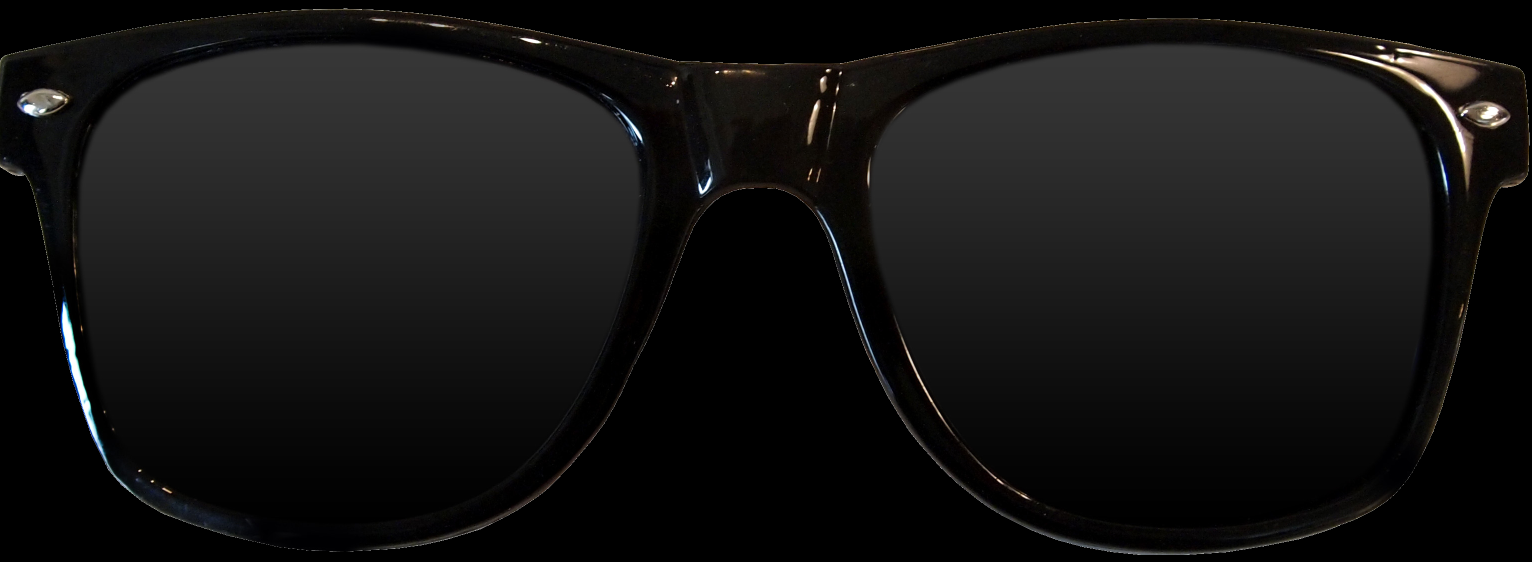
#> input picture images/sunglasses.png, 3064 x 1123 px (shown at 1/2 size)
$ jupyter execute Filters.ipynb
#> lines starting #> are read from the running program, lines starting #| are printed output that depends on the picture; after the words box and inside, x2 and y2 are one past the last pixel; in counts of white or black regions, pixels touching at a corner belong together; pictures that were not available may be replaced by others from this repository, and a replacement may not be noted
[cell 1]
import matplotlib.image as mpimg
import matplotlib.pyplot as plt
import pandas as pd
import os
import cv2
import numpy as np

[cell 2]
sunglasses = cv2.imread('images/sunglasses.png',cv2.IMREAD_UNCHANGED)
#> sunglasses is the input picture: shape (1123, 3064, 4); mean B, G, R, A 18.7, 19.1, 19.5, 184.3
plt.imshow(sunglasses)
print("Image Size :",sunglasses.shape)
#| Image Size : (1123, 3064, 4)

[cell 3]
alpha_channel = sunglasses[:,:,3]
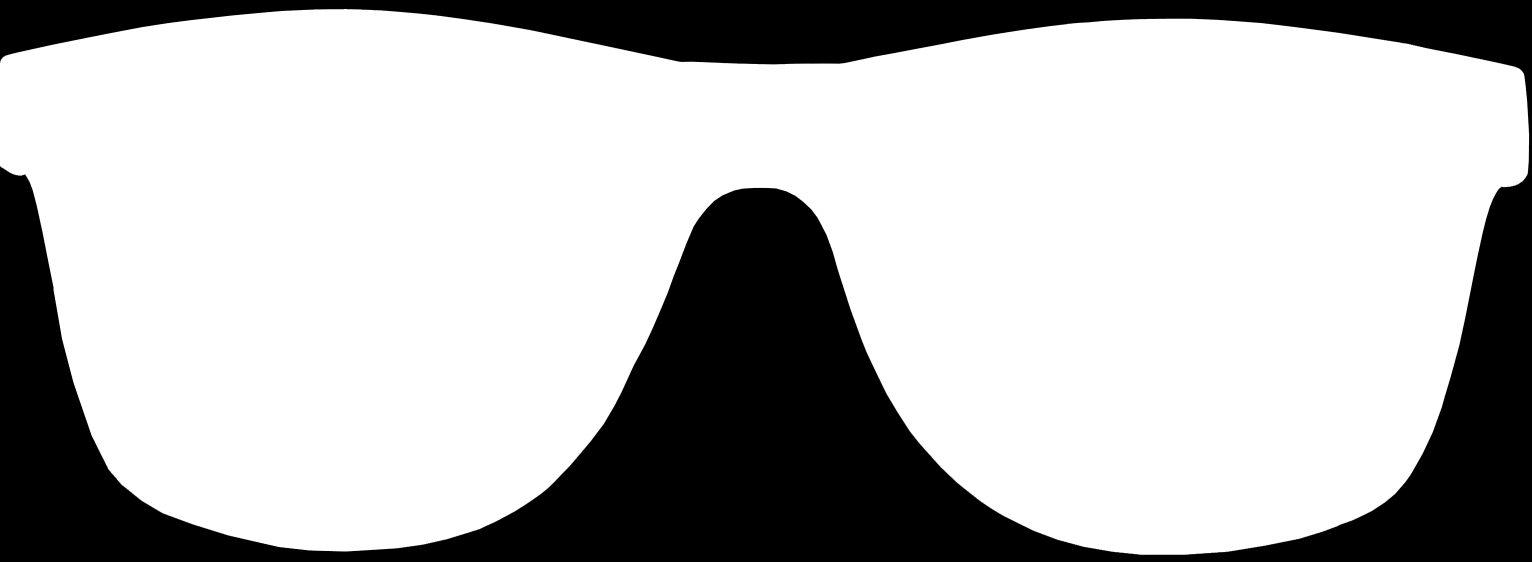
#> alpha_channel: shape (1123, 3064) (shown at 1/2 size); min 0, max 255, mean 184.3
print("Alpha Channel: (Black Pixels = Transparent)")
plt.imshow(alpha_channel,cmap='gray')

[cell 4]
values = np.where(alpha_channel != 0)
#> values = 2491373 positions, rows 17 to 1109, columns 0 to 3058
print(values)
#> (printed output is left out)

[cell 5]
key_pts_frame = pd.read_csv('data/test_frames_keypoints.csv')
#> (reads data/test_frames_keypoints.csv from the repository)
print('Number of Images:',key_pts_frame.shape[0])

[cell 6]
def show_keypoints(images,key_pts):
    plt.imshow(image)
    plt.scatter(key_pts[:,0],key_pts[:,1],s=20,marker='.',c='m')

[cell 7]
n=120
image_name = key_pts_frame.iloc[n,0]
image = mpimg.imread(os.path.join('data/test/',image_name))
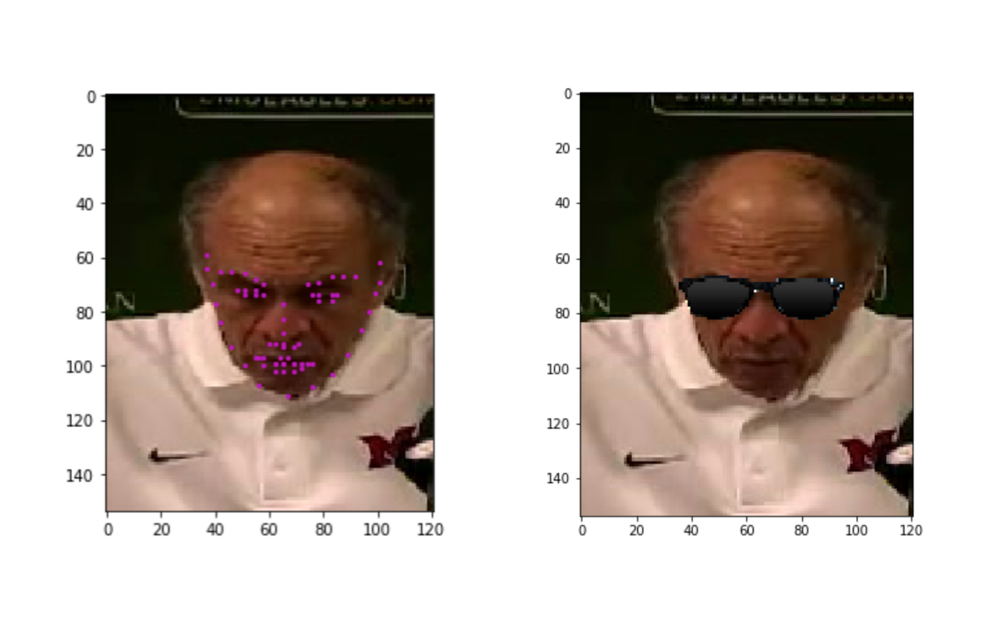
#> input picture images/face_filter_ex.png, 1004 x 622 px, given in place of Mary_Landrieu_20.jpg, which was not available
#> image is the input picture: shape (622, 1004, 4) float32; mean R, G, B, A 0.735, 0.694, 0.667, 1
key_pts = key_pts_frame.iloc[n,1:].to_numpy()
key_pts = key_pts.astype('float').reshape(-1,2)
print('Image Name',image_name)
plt.figure(figsize=(5,5))
show_keypoints(image,key_pts)
plt.show()
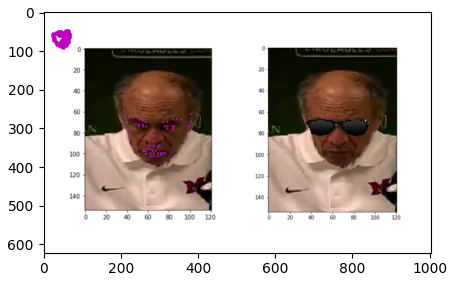
#> figure drawn by matplotlib, 1 panel

[cell 8]
image_copy =  np.copy(image)
x = int(key_pts[17,0])
y = int(key_pts[17,1])
h = int(abs(key_pts[17,1] - key_pts[35,1]))
w = int(abs(key_pts[17,0] - key_pts[26,0]))
sunglasses = cv2.imread('images/sunglasses.png',cv2.IMREAD_UNCHANGED)
new_sunglasses = cv2.resize(sunglasses,(w,h),interpolation = cv2.INTER_CUBIC)
roi_color = image_copy[y:y+h,x:x+w]
ind = np.argwhere(new_sunglasses[:,:,3]>0)
#> ind = 370 pairs, first value 0 to 16, second value 0 to 29
for i in range(3):
    roi_color[ind[:,0],ind[:,1],i] = new_sunglasses[ind[:,0],ind[:,1],i]
image_copy[y:y+h,x:x+w] = roi_color
#> image_copy: shape (622, 1004, 4) float32; 0.06% of pixels changed, all inside (x1, y1, x2, y2) = (33, 52, 63, 69)

plt.imshow(image_copy)
